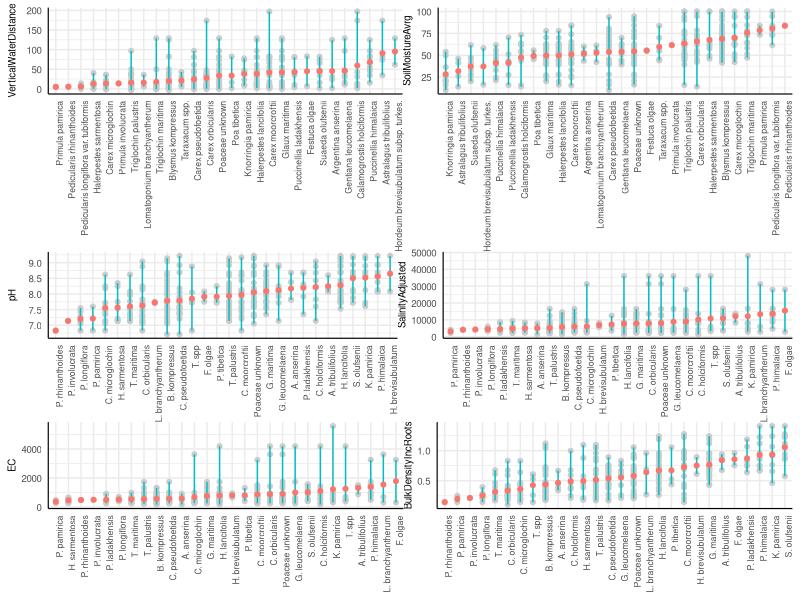
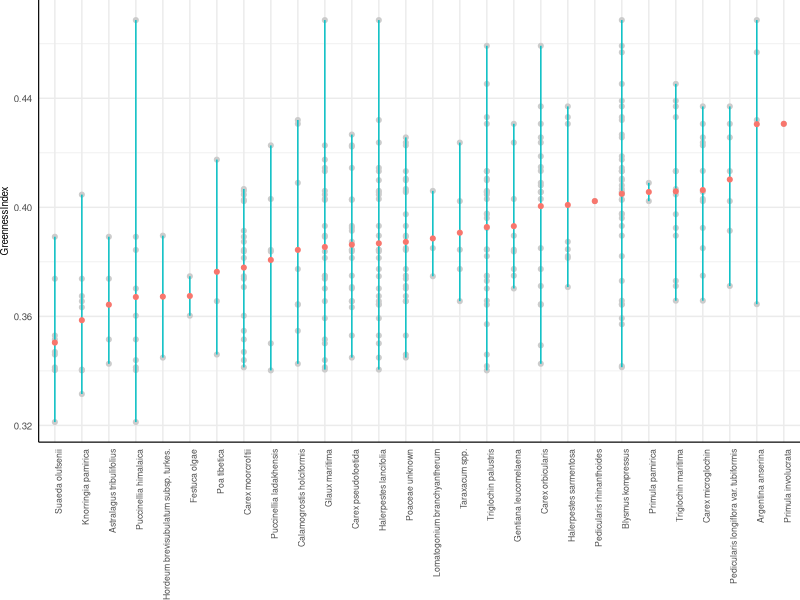
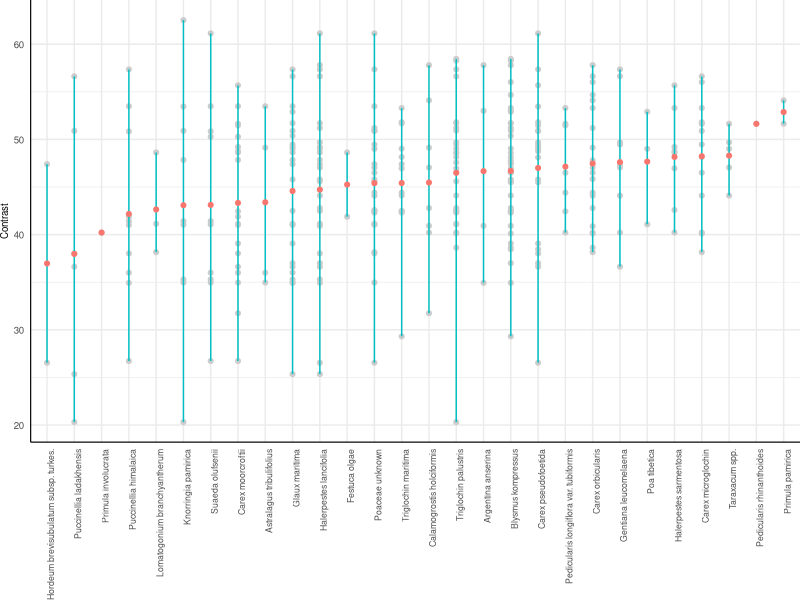
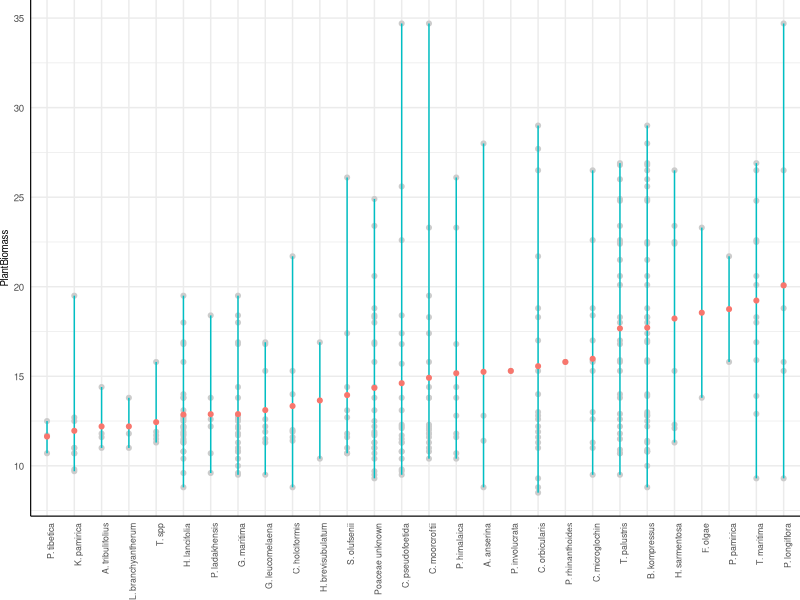
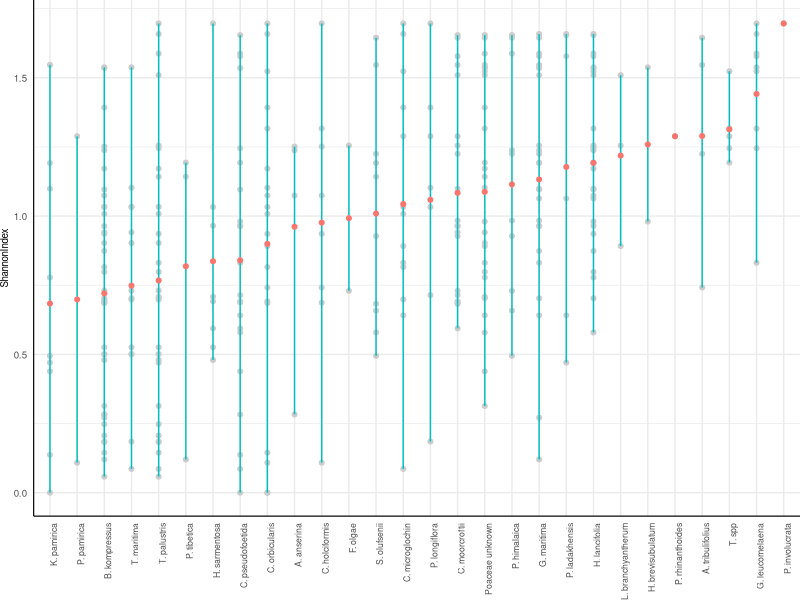
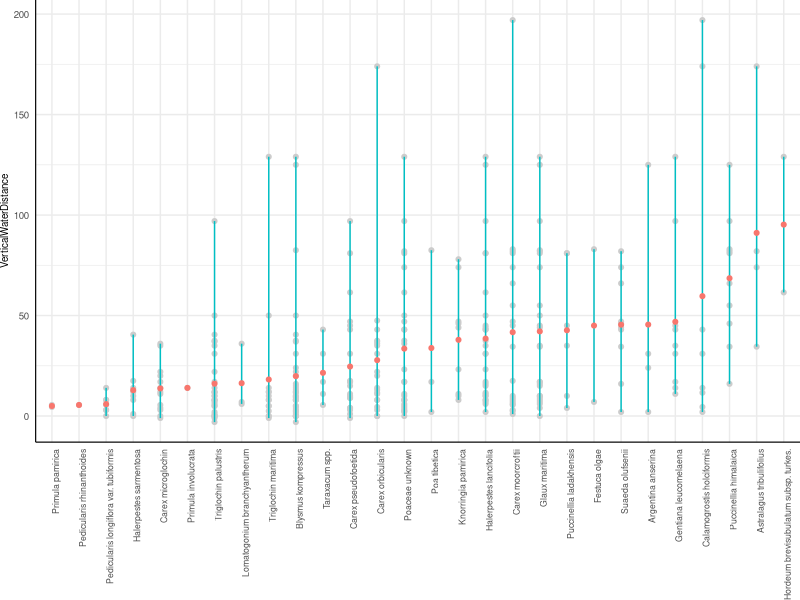
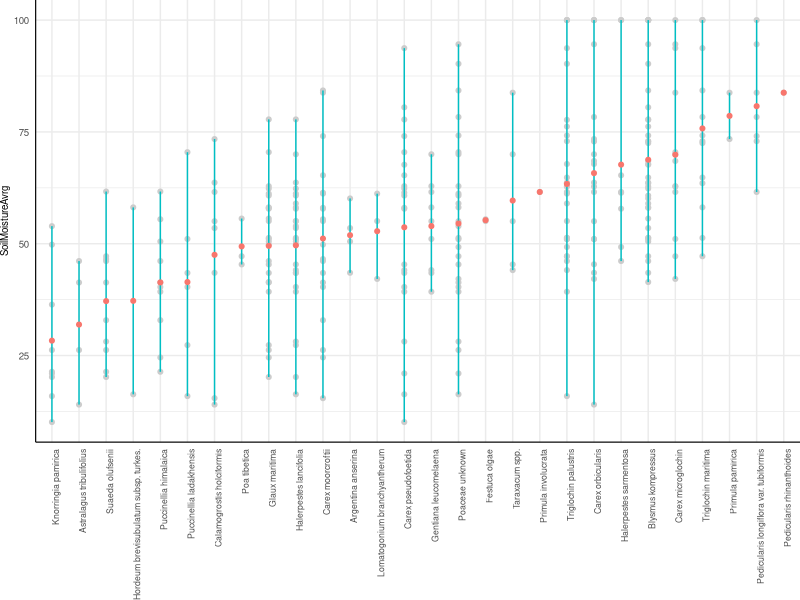
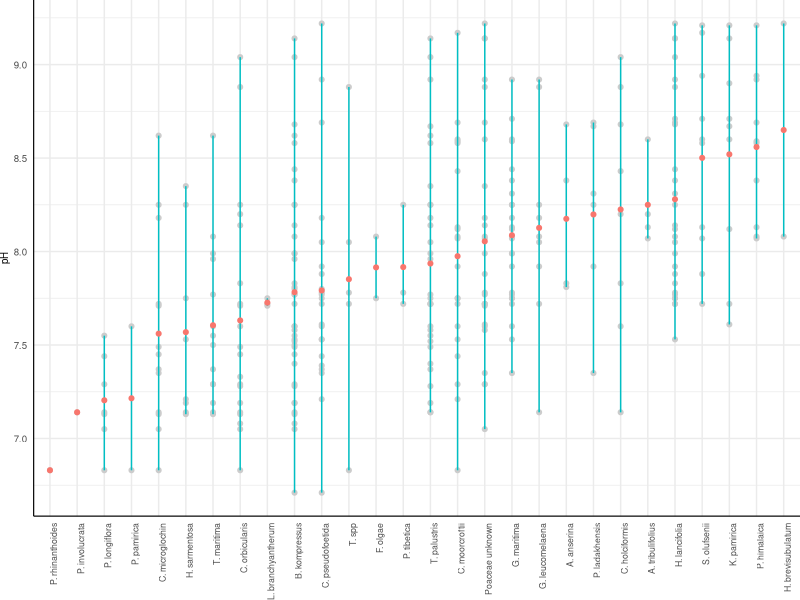

Write the R code that produced these figures, in order. (Note: this script raises an error after producing the figures.)
### OUTPUT OF THIS SCRIPT:
# Images containing several graphs of species range data
# (No data set)


rm(list = ls()) # Cleaning the environment
# ctrl + L in console will clear everything
try(dev.off(dev.list()["RStudioGD"]), silent = TRUE) # Cleaning plot window (or click broom)

library(ggplot2)
library(tidyverse)
library(gridExtra)
library(patchwork)


########################### Importing data

# Load envData and vegData from CSV files, setting the first column as row names
envData <- read.csv("3.TemporaryFiles/envDataWithShannonTransformed.csv")
vegData <- read.csv("3.TemporaryFiles/vegData.csv")
envData <- envData %>%
  rename("Plot" = "X")
vegData <- vegData %>%
  rename("Plot" = "X")

# NOTE: SEE WHICH PLOTS ARE REMOVED AND WHY IN THE SCRIPT WHERE THE DATA IS CLEANED


########################### Function for creating the plots

createPlot <- function(vegetData, environData, envVar, short = FALSE, fontSize = 7) {
  # Reshape species data
  speciesLong <- vegetData %>%
    pivot_longer(cols = -Plot, names_to = "Species", values_to = "Abundance") %>%
    filter(Abundance > 0)
  
  if (short) {
    speciesLong <- speciesLong %>%
      mutate(Species = if_else(
        str_detect(Species, "unknown"), 
        str_replace_all(Species, "\\.([a-zA-Z])", " \\1"), 
        str_replace(Species, "^([A-Za-z])[a-zA-Z]*\\.([a-zA-Z]+).*", "\\1. \\2")
      ))
  } else {
    speciesLong <- speciesLong %>%
      mutate(Species = str_replace_all(Species, "\\.([a-zA-Z])", " \\1"))
  }
  
  # Merge with environmental data
  mergedData <- speciesLong %>%
    left_join(environData, by = "Plot") %>%
    select(Species, Plot, envVar)
  
  # Calculate the min, max, and mean for each species based on the environmental variable
  meanValuePerSpecies <- mergedData %>%
    group_by(Species) %>%
    summarise(min_envVar = min(!!sym(envVar), na.rm = TRUE), 
              max_envVar = max(!!sym(envVar), na.rm = TRUE), 
              mean_envVar = mean(!!sym(envVar), na.rm = TRUE)) %>%
    arrange(mean_envVar)  # Sort by mean
  
  # Merge the environmental data with mean values for ordering the species
  mergedDataSorted <- mergedData %>%
    left_join(meanValuePerSpecies, by = "Species") %>%
    arrange(mean_envVar)
  
  # Create the plot
  plot <- ggplot(mergedDataSorted, aes(factor(Species, levels = unique(Species)), y = !!sym(envVar))) +
    # Individual measurements of each physical plot
    geom_point(color =  '#CCCCCC', show.legend = FALSE, size = fontSize * 0.2) +
    # Add vertical lines from min to max variable range for each species
    geom_segment(data = meanValuePerSpecies, aes(x = Species, xend = Species, y = min_envVar, yend = max_envVar), color = "#00BFC4") +
    # Add mean environmental variable as a point for each species
    geom_point(data = meanValuePerSpecies, aes(x = Species, y = mean_envVar), color = "#F8766D", size = fontSize * 0.2) +
    # Add labels
    labs(y = envVar, x = NULL) + 
    # Theme specification
    theme_minimal() +
    theme(plot.title = element_text(size = fontSize, face = 'plain', hjust = 0.5), 
          axis.line = element_line(linewidth = 0.4, linetype = "solid", colour = "black"), 
          plot.margin = margin(t = 0, r = 0, b = 0, l = 0),
          axis.title.x = element_text(size = fontSize*.6),  # Axis titles
          axis.title.y = element_text(size = fontSize),  # Axis titles
          axis.text.x = element_text(size = fontSize*.9, angle = 90, hjust = 1),
          axis.text.y = element_text(size = fontSize))
  return(plot)
}


########################### Using the function to create several plots

plot1 <- createPlot(vegData, envData, "VerticalWaterDistance")
plot2 <- createPlot(vegData, envData, "SoilMoistureAvrg")
plot3 <- createPlot(vegData, envData, "pH", TRUE)
plot4 <- createPlot(vegData, envData, "SalinityAdjusted", TRUE)
plot5 <- createPlot(vegData, envData, "EC", TRUE)
plot6 <- createPlot(vegData, envData, "BulkDensityIncRoots", TRUE)

p1 <- createPlot(vegData, envData, "GreennessIndex")
p2 <- createPlot(vegData, envData, "Contrast")
p3 <- createPlot(vegData, envData, "PlantBiomass", TRUE)
p4 <- createPlot(vegData, envData, "ShannonIndex", TRUE)


########################### Saving image

# Arrange the plots in a grid (e.g., 2 rows, 3 columns)
final_plot <- (plot1 | plot2) / (plot3 | plot4) / (plot5 | plot6)
ggsave("4.Results/SpeciesRangesHabitat.pdf", 
       plot = final_plot,
       width = 18.4,
       height = 18,
       units = "cm")

# Arrange the plots in a grid (e.g., 2 rows, 3 columns)
final_plot <- (p1 | p2) / (p3 | p4)
ggsave("4.Results/SpeciesRangesOtherVars.pdf", 
       plot = final_plot,
       width = 18.4,
       height = 12,
       units = "cm")


